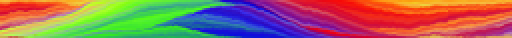
#> input picture rugs/originalspatialrug.png, 256 x 19 px, shrunk from 2000 x 151 before the run (shown 2 times larger)
$ jupyter execute --allow-errors base-experiments-parameters.ipynb   (shell and % lines are left out)   (older library calls are emulated)
#> lines starting #> are read from the running program, lines starting #| are printed output that depends on the picture; after the words box and inside, x2 and y2 are one past the last pixel; in counts of white or black regions, pixels touching at a corner belong together
# Install Imports

[cell 1]
import sys
# works with python 3.7.3 numpy==1.15.4 scipy==1.5.4 scikit-image==0.16.1

# Import Modules

[cell 2]
import numpy as np

import scipy.ndimage as ndimage

import os
from os.path import join

from PIL import Image

from skimage import filters
from skimage import feature
from skimage.color import rgb2gray
from skimage.metrics import structural_similarity as ssim

import matplotlib.pyplot as plt

# Define Metrics

Root Mean Squared Error
(Wajid, R., Mansoor, A. B., & Pedersen, M. (2014, December). A human perception based performance evaluation of image quality metrics. In International Symposium on Visual Computing (pp. 303-312). Springer, Cham.)

Mean Squared Error
(Wajid, R., Mansoor, A. B., & Pedersen, M. (2014, December). A human perception based performance evaluation of image quality metrics. In International Symposium on Visual Computing (pp. 303-312). Springer, Cham.)

Structural Similarity Index
(Wajid, R., Mansoor, A. B., & Pedersen, M. (2014, December). A human perception based performance evaluation of image quality metrics. In International Symposium on Visual Computing (pp. 303-312). Springer, Cham.)

[cell 3]
def rmse(src, dst):
    return np.sqrt(np.mean(np.square(src - dst)))


def mse(src, dst):
    return np.linalg.norm(src - dst)


def metric(src, dst):

    rms = rmse(src, dst)
    ms = mse(src, dst)
    sim = ssim(src, dst, multichannel=True)

    return rms, ms, sim

# Pooling-based time aware color smoothing

[cell 4]
def running_pooling(matrix, neighbors, frames, steps=2, step_at_two=False):
    work_matrix = np.copy(matrix)
    return_matrix = np.copy(matrix)

    # Set step start
    step_idx = 1 if step_at_two else 0

    voting_matrix = [[1 if (i < neighbors / 2 and j <= (i + 1 - step_idx) * steps) or (i == int(neighbors / 2)) or (i > neighbors / 2 and j <= (neighbors - i - step_idx) * steps) else 0 for j in range(frames)] for i in range(neighbors)]
    voting_matrix = np.array(voting_matrix).astype('bool')

    # Append ones at top and bottom
    work_matrix = np.concatenate((np.ones((int(neighbors / 2), work_matrix.shape[1], work_matrix.shape[2])), work_matrix), axis=0)
    work_matrix = np.concatenate((work_matrix, np.ones((int(neighbors / 2), work_matrix.shape[1], work_matrix.shape[2]))), axis=0)

    # Append ones at end
    work_matrix = np.append(work_matrix, np.ones((work_matrix.shape[0], frames - 1, work_matrix.shape[2])), axis=1)

    for i in range(work_matrix.shape[1] - frames + 1):
        y_work_matrix = work_matrix[:,i:i + frames]
        for j in range(y_work_matrix.shape[0] - neighbors + 1):
            y_sub_work_matrix = y_work_matrix[j:j + neighbors]
            voted_matrix = y_sub_work_matrix[voting_matrix]
            voted_matrix = voted_matrix[voted_matrix[:,2].argsort()]
            voted_matrix = voted_matrix[voted_matrix[:,1].argsort(kind='mergesort')]
            voted_matrix = voted_matrix[voted_matrix[:,0].argsort(kind='mergesort')]
            value = np.median(voted_matrix, axis=0)
            return_matrix[j, i] = value

    return return_matrix

# Gaussian Blur

https://docs.scipy.org/doc/scipy/reference/generated/scipy.ndimage.gaussian_filter.html

[cell 5]
def running_gaussian(matrix, sigma):
    return_matrix = np.copy(matrix)

    for i in range(im2arr.shape[1]):
        return_matrix[:,i] = ndimage.gaussian_filter(matrix[:,i], sigma=sigma, order=0)

    return return_matrix

# Load Spatial Rug

 - Load image data
 - Transform it to numpy array
 - Smooth by pooling
 - Smooth by Gaussian

[cell 6]
rugs_path = 'rugs/'

im = Image.open(rugs_path + 'originalspatialrug.png')
#> im is the input picture: PIL image 256x19 RGB; mean R, G, B 155.5, 108.7, 93
im2arr = np.array(im)
arr2im = Image.fromarray(im2arr)

# Results

[cell 7]
pooling_config = [
    [9, 9, 2],
    [11, 9, 2],
    [13, 9, 2],
    [15, 9, 2],
    [17, 9, 2],

    [9, 15, 2],
    [11, 15, 2],
    [13, 15, 2],
    [15, 15, 2],
    [17, 15, 2],

    [9, 17, 2],
    [11, 17, 2],
    [13, 17, 2],
    [15, 17, 2],
    [17, 17, 2],

    [9, 9, 9],
    [11, 11, 11],
    [13, 13, 13],
    [15, 15, 15],
    [17, 17, 17]
]

print('Amount of experiments', len(pooling_config))

pooling_results = []

for i, conf in enumerate(pooling_config):
    im2arr_neighbor = np.copy(im2arr)
    im2arr_neighbor = running_pooling(im2arr_neighbor, conf[0], conf[1], conf[2])
    metric_res = metric(im2arr, im2arr_neighbor)

    pooling_results.append([im2arr_neighbor, metric_res, conf])

    print('\rDone with experiment', i + 1, end=' ')
#> this loop made 20 passes
#> (rms in metric, ms in metric, sim in metric) on passes 1 to 12: (9.03, 18549.1, 0.49), (9.19, 18231.9, 0.433), (9.28, 17977.3, 0.378), (9.43, 17661.5, 0.333), (9.48, 17229.9, 0.299), (9.14, 18660.4, 0.462), (9.27, 18403.8, 0.415), (9.34, 18163.6, 0.377), (9.5, 17866.5, 0.344), (9.5, 17537.4, 0.32), (9.15, 18704.7, 0.453), (9.29, 18437.5, 0.408)
#> pass 1, in running_pooling, `work_matrix = np.append(work_matrix, np.ones((work_matrix.shape[0], fr..`:
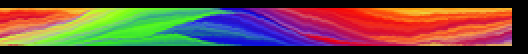
#> work_matrix: shape (27, 264, 3) float64 (shown 2 times larger); mean of channels 0, 1, 2 106.4, 74.5, 63.8; drawn as R, G, B
#> after the loop, pooling_results = 20 items

[cell 8]
gaussian_config = [
    (1, 0),
    (2, 0),
    (3, 0),
    (4, 0),
    (5, 0),
    (6, 0),
    (7, 0),
    (8, 0),
    (9, 0)
]

gaussian_results = []

for conf in gaussian_config:
    im2arr_smooth = np.copy(im2arr)
    for i in range(im2arr.shape[1]):
        im2arr_smooth[:,i] = ndimage.gaussian_filter(im2arr[:,i], sigma=conf)

    metric_res = metric(im2arr, im2arr_smooth)
    gaussian_results.append([im2arr_smooth, metric_res, conf])
#> this loop made 9 passes
#> (rms in metric, ms in metric, sim in metric) on passes 1 to 9: (7.58, 20366.9, 0.846), (8.83, 20256.2, 0.616), (9.14, 20142.9, 0.491), (9.36, 20044.6, 0.426), (9.46, 20045.3, 0.387), (9.71, 19968.6, 0.356), (9.76, 19897.7, 0.33), (9.88, 19846.4, 0.307), (9.93, 19774.3, 0.286)
#> after the loop, gaussian_results = 9 items

[cell 9]
results_path = 'results'
edges_result_path = join(results_path, 'edges')
os.makedirs(edges_result_path, exist_ok=True)

grayscale = rgb2gray(im2arr)
edges = feature.canny(grayscale)

unique, counts = np.unique(edges, return_counts=True)
#> unique = [False, True]; counts = [3753, 1111]
counts_matrix = np.asarray((unique, counts)).T
#> counts_matrix = [[0, 3753], [1, 1111]]
print(counts_matrix[0][1], counts_matrix[1][1], 'orig')
#| 3753 1111 orig

name = 'edges-orig-pixels-' + str(counts_matrix[1][1]) + '-'
#> name = 'edges-orig-pixels-1111-'
name = join(edges_result_path, name) + '.png'

Image.fromarray(edges).save(name, 'PNG')
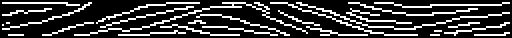
#> saved as edges-orig-pixels-1111-.png: PIL image 256x19 1 (shown 2 times larger); 22.8% white in thin lines or dots, all inside (x1, y1, x2, y2) = (1, 1, 255, 18)

[cell 10]
for i, img in enumerate(pooling_results):
    grayscale = rgb2gray(img[0])
    edges = feature.canny(grayscale)

    unique, counts = np.unique(edges, return_counts=True)
    counts_matrix = np.asarray((unique, counts)).T
    print(counts_matrix[0][1], counts_matrix[1][1], img[2])

    name = 'edges-tacs-pixels-' + str(counts_matrix[1][1]) + '-' + '-'.join([str(x) for x in img[2]])
    name = join(edges_result_path, name) + '.png'

    Image.fromarray(edges).save(name, 'PNG')
#> this loop made 20 passes
#> (counts, counts_matrix) on passes 1 to 12: ([4195, 669], [[0, 4195], [1, 669]]), ([4271, 593], [[0, 4271], [1, 593]]), ([4321, 543], [[0, 4321], [1, 543]]), ([4315, 549], [[0, 4315], [1, 549]]), ([4396, 468], [[0, 4396], [1, 468]]), ([4235, 629], [[0, 4235], [1, 629]]), ([4258, 606], [[0, 4258], [1, 606]]), ([4283, 581], [[0, 4283], [1, 581]]), ([4293, 571], [[0, 4293], [1, 571]]), ([4316, 548], [[0, 4316], [1, 548]]), ([4209, 655], [[0, 4209], [1, 655]]), ([4257, 607], [[0, 4257], [1, 607]])
#| 4195 669 [9, 9, 2]
#| 4271 593 [11, 9, 2]
#| 4321 543 [13, 9, 2]
#| 4315 549 [15, 9, 2]
#| 4396 468 [17, 9, 2]
#| 4235 629 [9, 15, 2]
#| 4258 606 [11, 15, 2]
#| 4283 581 [13, 15, 2]
#> (further printed lines are left out)
#> pass 1, `Image.fromarray(edges).save(name, 'PNG')`:
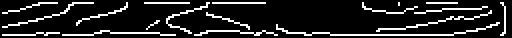
#> saved as edges-tacs-pixels-669-9-9-2.png: PIL image 256x19 1 (shown 2 times larger); 13.8% white in thin lines or dots, all inside (x1, y1, x2, y2) = (1, 1, 253, 18)

#> (a cell that did not finish here is left out)

[cell 12]
im2 = Image.open(rugs_path + 'originalspatialrug-case3.png')
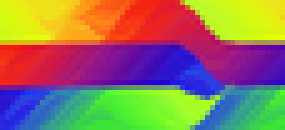
#> input picture rugs/originalspatialrug-case3.png, 57 x 26 px, shrunk from 446 x 200 before the run (shown 5 times larger)
#> im2 is the input picture: PIL image 57x26 RGBA; mean R, G, B, A 145.5, 118.8, 94.3, 255
im2arr2 = np.array(im2)
arr2im2 = Image.fromarray(im2arr2)

[cell 13]
grayscale = rgb2gray(im2arr2)
edges = feature.canny(grayscale)
#> edges: shape (26, 57) bool; 13.1% white in thin lines or dots, all inside (x1, y1, x2, y2) = (1, 1, 56, 25)

unique, counts = np.unique(edges, return_counts=True)
#> unique = [False, True]; counts = [1288, 194]
counts_matrix = np.asarray((unique, counts)).T
#> counts_matrix = [[0, 1288], [1, 194]]
print(counts_matrix[0][1], counts_matrix[1][1], 'orig')
#| 1288 194 orig

name = 'edges-orig-case3-pixels-' + str(counts_matrix[1][1]) + '-'
#> name = 'edges-orig-case3-pixels-194-'
name = join(edges_result_path, name) + '.png'

Image.fromarray(edges).save(name, 'PNG')

[cell 14]
for i, conf in enumerate(pooling_config):
    im2arr_neighbor = np.copy(im2arr2)
    im2arr_neighbor = running_pooling(im2arr_neighbor, conf[0], conf[1], conf[2])
    metric_res = metric(im2arr2, im2arr_neighbor)

    grayscale = rgb2gray(im2arr_neighbor)
    edges = feature.canny(grayscale)

    unique, counts = np.unique(edges, return_counts=True)
    counts_matrix = np.asarray((unique, counts)).T
    print(counts_matrix[0][1], counts_matrix[1][1], conf)

    name = 'edges-tacs-case3-pixels-' + str(counts_matrix[1][1]) + '-' + '-'.join([str(x) for x in conf])
    name = join(edges_result_path, name) + '.png'

    Image.fromarray(edges).save(name, 'PNG')

    name = 'true-tacs-case3-pixels-' + str(counts_matrix[1][1]) + '-' + '-'.join([str(x) for x in conf])
    name = join(edges_result_path, name) + '.png'

    Image.fromarray(im2arr_neighbor).save(name, 'PNG')
#> this loop made 20 passes
#> (rms in metric, ms in metric, sim in metric, counts, counts_matrix) on passes 1 to 12: (7.5, 10910.4, 0.722, [1290, 192], [[0, 1290], [1, 192]]), (7.62, 10730.5, 0.7, [1274, 208], [[0, 1274], [1, 208]]), (7.68, 10608.4, 0.68, [1298, 184], [[0, 1298], [1, 184]]), (7.75, 10502, 0.662, [1308, 174], [[0, 1308], [1, 174]]), (7.82, 10349.1, 0.638, [1315, 167], [[0, 1315], [1, 167]]), (7.68, 10826.3, 0.692, [1293, 189], [[0, 1293], [1, 189]]), (7.85, 10786.2, 0.652, [1287, 195], [[0, 1287], [1, 195]]), (8, 10695.2, 0.612, [1281, 201], [[0, 1281], [1, 201]]), (8.14, 10637.3, 0.573, [1287, 195], [[0, 1287], [1, 195]]), (8.24, 10624.1, 0.537, [1291, 191], [[0, 1291], [1, 191]]), (7.81, 10787.4, 0.682, [1289, 193], [[0, 1289], [1, 193]]), (7.87, 10780.1, 0.644, [1282, 200], [[0, 1282], [1, 200]])
#| 1290 192 [9, 9, 2]
#| 1274 208 [11, 9, 2]
#| 1298 184 [13, 9, 2]
#| 1308 174 [15, 9, 2]
#| 1315 167 [17, 9, 2]
#| 1293 189 [9, 15, 2]
#| 1287 195 [11, 15, 2]
#| 1281 201 [13, 15, 2]
#> (further printed lines are left out)
#> pass 1, `im2arr_neighbor = running_pooling(im2arr_neighbor, conf[0], conf[1], c..`:
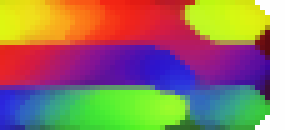
#> im2arr_neighbor: shape (26, 57, 4) (shown 5 times larger); mean R, G, B, A 132.7, 103.6, 85.4, 239.6; transparent parts drawn white
#> after the loop: edges: shape (26, 57) bool; 8.3% white in thin lines or dots, all inside (x1, y1, x2, y2) = (1, 1, 49, 25)
#> after the loop:
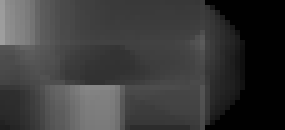
#> grayscale: shape (26, 57) float64 (shown 5 times larger); min 0.00392, max 0.623, mean 0.23
#> after the loop:
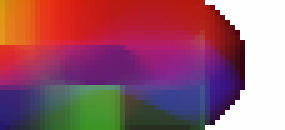
#> im2arr_neighbor: shape (26, 57, 4) (shown 5 times larger); mean R, G, B, A 106.8, 44, 61.6, 209.1; transparent parts drawn white

[cell 15]
for conf in gaussian_config:
    im2arr_smooth = np.copy(im2arr2)
    for i in range(im2arr2.shape[1]):
        im2arr_smooth[:,i] = ndimage.gaussian_filter(im2arr2[:,i], sigma=conf)
    metric_res = metric(im2arr2, im2arr_smooth)

    grayscale = rgb2gray(im2arr_smooth)
    edges = feature.canny(grayscale)

    unique, counts = np.unique(edges, return_counts=True)
    counts_matrix = np.asarray((unique, counts)).T
    print(counts_matrix[0][1], counts_matrix[1][1], conf)

    name = 'edges-gaussian-case3-pixels-' + str(counts_matrix[1][1]) + '-' + '-'.join([str(x) for x in conf])
    name = join(edges_result_path, name) + '.png'

    Image.fromarray(edges).save(name, 'PNG')

    name = 'true-gaussian-case3-pixels-' + str(counts_matrix[1][1]) + '-' + '-'.join([str(x) for x in conf])
    name = join(edges_result_path, name) + '.png'

    Image.fromarray(im2arr_smooth).save(name, 'PNG')
#> this loop made 9 passes
#> (rms in metric, ms in metric, sim in metric, counts, counts_matrix) on passes 1 to 9: (4.98, 9899.6, 0.922, [1307, 175], [[0, 1307], [1, 175]]), (6.83, 10888.3, 0.815, [1333, 149], [[0, 1333], [1, 149]]), (7.81, 10968.7, 0.733, [1365, 117], [[0, 1365], [1, 117]]), (8.33, 10929.2, 0.666, [1365, 117], [[0, 1365], [1, 117]]), (8.74, 10807.6, 0.612, [1375, 107], [[0, 1375], [1, 107]]), (8.86, 10633.6, 0.568, [1394, 88], [[0, 1394], [1, 88]]), (9.08, 10507.5, 0.531, [1394, 88], [[0, 1394], [1, 88]]), (9.02, 10435.5, 0.501, [1399, 83], [[0, 1399], [1, 83]]), (9.1, 10360.6, 0.477, [1423, 59], [[0, 1423], [1, 59]])
#| 1307 175 (1, 0)
#| 1333 149 (2, 0)
#| 1365 117 (3, 0)
#| 1365 117 (4, 0)
#| 1375 107 (5, 0)
#| 1394 88 (6, 0)
#| 1394 88 (7, 0)
#| 1399 83 (8, 0)
#> (further printed lines are left out)
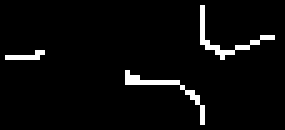
#> edges: shape (26, 57) bool (shown 5 times larger); 4% white in thin lines or dots, all inside (x1, y1, x2, y2) = (1, 1, 55, 25)
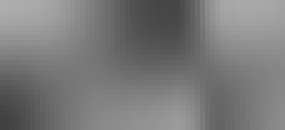
#> grayscale: shape (26, 57) float64 (shown 5 times larger); min 0.253, max 0.684, mean 0.479
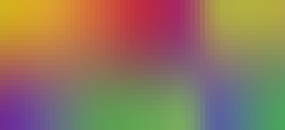
#> im2arr_smooth: shape (26, 57, 4) (shown 5 times larger); mean R, G, B, A 145, 118.3, 93.8, 255
